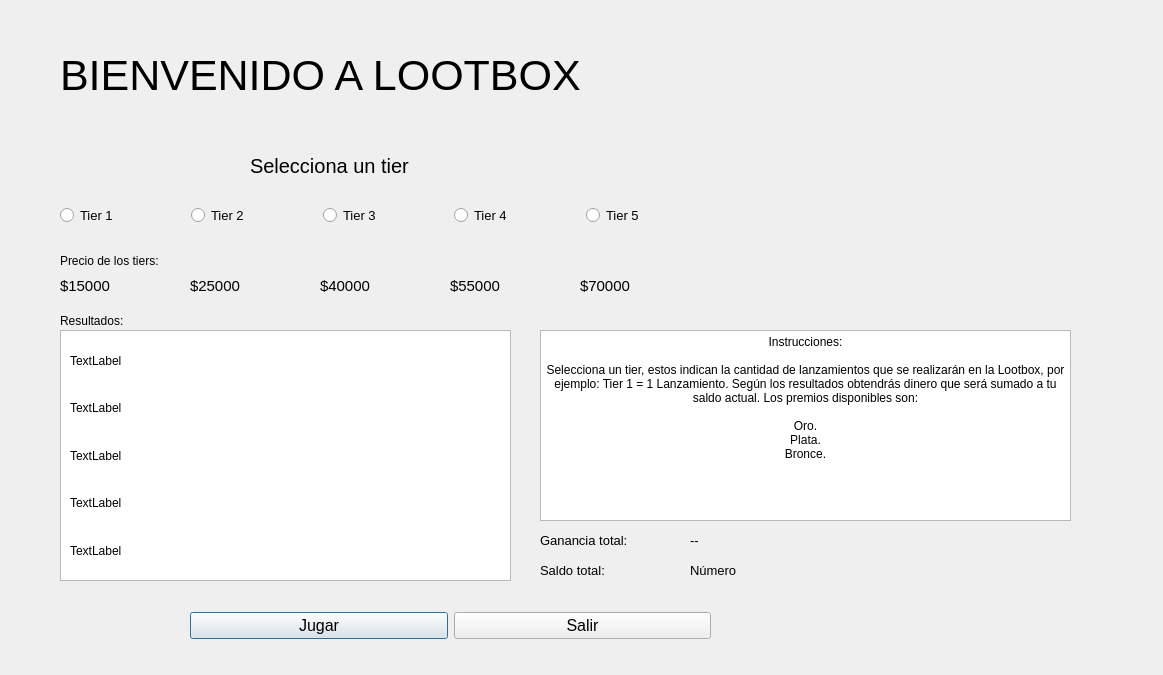
<?xml version="1.0" encoding="UTF-8"?>
<ui version="4.0">
 <class>Dialog</class>
 <widget class="QDialog" name="Dialog">
  <property name="geometry">
   <rect>
    <x>0</x>
    <y>0</y>
    <width>1163</width>
    <height>675</height>
   </rect>
  </property>
  <property name="windowTitle">
   <string>Dialog</string>
  </property>
  <property name="autoFillBackground">
   <bool>true</bool>
  </property>
  <property name="styleSheet">
   <string notr="true"/>
  </property>
  <widget class="QLabel" name="label">
   <property name="geometry">
    <rect>
     <x>60</x>
     <y>35</y>
     <width>601</width>
     <height>81</height>
    </rect>
   </property>
   <property name="font">
    <font>
     <pointsize>32</pointsize>
    </font>
   </property>
   <property name="text">
    <string>BIENVENIDO A LOOTBOX</string>
   </property>
  </widget>
  <widget class="QLabel" name="label_2">
   <property name="geometry">
    <rect>
     <x>250</x>
     <y>155</y>
     <width>201</width>
     <height>21</height>
    </rect>
   </property>
   <property name="font">
    <font>
     <pointsize>15</pointsize>
    </font>
   </property>
   <property name="text">
    <string>Selecciona un tier</string>
   </property>
  </widget>
  <widget class="QWidget" name="gridLayoutWidget">
   <property name="geometry">
    <rect>
     <x>190</x>
     <y>605</y>
     <width>521</width>
     <height>41</height>
    </rect>
   </property>
   <layout class="QHBoxLayout" name="horizontalLayout_4">
    <item>
     <widget class="QPushButton" name="btnPlay">
      <property name="font">
       <font>
        <pointsize>12</pointsize>
       </font>
      </property>
      <property name="text">
       <string>Jugar</string>
      </property>
     </widget>
    </item>
    <item>
     <widget class="QPushButton" name="btnExit">
      <property name="font">
       <font>
        <pointsize>12</pointsize>
       </font>
      </property>
      <property name="text">
       <string>Salir</string>
      </property>
     </widget>
    </item>
   </layout>
  </widget>
  <widget class="QWidget" name="layoutWidget">
   <property name="geometry">
    <rect>
     <x>60</x>
     <y>195</y>
     <width>601</width>
     <height>41</height>
    </rect>
   </property>
   <layout class="QHBoxLayout" name="horizontalLayout">
    <property name="spacing">
     <number>56</number>
    </property>
    <item>
     <widget class="QRadioButton" name="rbtnTier1">
      <property name="font">
       <font>
        <pointsize>10</pointsize>
       </font>
      </property>
      <property name="text">
       <string>Tier 1</string>
      </property>
     </widget>
    </item>
    <item>
     <widget class="QRadioButton" name="rbtnTier2">
      <property name="font">
       <font>
        <pointsize>10</pointsize>
       </font>
      </property>
      <property name="text">
       <string>Tier 2</string>
      </property>
     </widget>
    </item>
    <item>
     <widget class="QRadioButton" name="rbtnTier3">
      <property name="font">
       <font>
        <pointsize>10</pointsize>
       </font>
      </property>
      <property name="text">
       <string>Tier 3</string>
      </property>
     </widget>
    </item>
    <item>
     <widget class="QRadioButton" name="rbtnTier4">
      <property name="font">
       <font>
        <pointsize>10</pointsize>
       </font>
      </property>
      <property name="text">
       <string>Tier 4</string>
      </property>
     </widget>
    </item>
    <item>
     <widget class="QRadioButton" name="rbtnTier5">
      <property name="font">
       <font>
        <pointsize>10</pointsize>
       </font>
      </property>
      <property name="text">
       <string>Tier 5</string>
      </property>
     </widget>
    </item>
   </layout>
  </widget>
  <widget class="QLabel" name="label_3">
   <property name="geometry">
    <rect>
     <x>540</x>
     <y>520</y>
     <width>141</width>
     <height>40</height>
    </rect>
   </property>
   <property name="font">
    <font>
     <pointsize>10</pointsize>
    </font>
   </property>
   <property name="text">
    <string>Ganancia total:</string>
   </property>
  </widget>
  <widget class="QLabel" name="_txtg">
   <property name="geometry">
    <rect>
     <x>690</x>
     <y>520</y>
     <width>461</width>
     <height>40</height>
    </rect>
   </property>
   <property name="font">
    <font>
     <pointsize>10</pointsize>
    </font>
   </property>
   <property name="text">
    <string>--</string>
   </property>
  </widget>
  <widget class="QLabel" name="label_5">
   <property name="geometry">
    <rect>
     <x>540</x>
     <y>550</y>
     <width>101</width>
     <height>40</height>
    </rect>
   </property>
   <property name="font">
    <font>
     <pointsize>10</pointsize>
    </font>
   </property>
   <property name="text">
    <string>Saldo total:</string>
   </property>
  </widget>
  <widget class="QLabel" name="saldoTotal">
   <property name="geometry">
    <rect>
     <x>690</x>
     <y>550</y>
     <width>461</width>
     <height>40</height>
    </rect>
   </property>
   <property name="font">
    <font>
     <pointsize>10</pointsize>
    </font>
   </property>
   <property name="text">
    <string>Número</string>
   </property>
  </widget>
  <widget class="QLabel" name="price1">
   <property name="geometry">
    <rect>
     <x>60</x>
     <y>270</y>
     <width>101</width>
     <height>31</height>
    </rect>
   </property>
   <property name="font">
    <font>
     <pointsize>11</pointsize>
    </font>
   </property>
   <property name="text">
    <string>$15000</string>
   </property>
  </widget>
  <widget class="QLabel" name="price2">
   <property name="geometry">
    <rect>
     <x>190</x>
     <y>270</y>
     <width>101</width>
     <height>31</height>
    </rect>
   </property>
   <property name="font">
    <font>
     <pointsize>11</pointsize>
    </font>
   </property>
   <property name="text">
    <string>$25000</string>
   </property>
  </widget>
  <widget class="QLabel" name="price3">
   <property name="geometry">
    <rect>
     <x>320</x>
     <y>270</y>
     <width>101</width>
     <height>31</height>
    </rect>
   </property>
   <property name="font">
    <font>
     <pointsize>11</pointsize>
    </font>
   </property>
   <property name="text">
    <string>$40000</string>
   </property>
  </widget>
  <widget class="QLabel" name="price4">
   <property name="geometry">
    <rect>
     <x>450</x>
     <y>270</y>
     <width>101</width>
     <height>31</height>
    </rect>
   </property>
   <property name="font">
    <font>
     <pointsize>11</pointsize>
    </font>
   </property>
   <property name="text">
    <string>$55000</string>
   </property>
  </widget>
  <widget class="QLabel" name="price5">
   <property name="geometry">
    <rect>
     <x>580</x>
     <y>270</y>
     <width>101</width>
     <height>31</height>
    </rect>
   </property>
   <property name="font">
    <font>
     <pointsize>11</pointsize>
    </font>
   </property>
   <property name="text">
    <string>$70000</string>
   </property>
  </widget>
  <widget class="QListView" name="resultados">
   <property name="geometry">
    <rect>
     <x>60</x>
     <y>330</y>
     <width>451</width>
     <height>251</height>
    </rect>
   </property>
  </widget>
  <widget class="QTextEdit" name="textEdit">
   <property name="geometry">
    <rect>
     <x>540</x>
     <y>330</y>
     <width>531</width>
     <height>191</height>
    </rect>
   </property>
   <property name="font">
    <font>
     <pointsize>9</pointsize>
    </font>
   </property>
   <property name="html">
    <string>&lt;!DOCTYPE HTML PUBLIC &quot;-//W3C//DTD HTML 4.0//EN&quot; &quot;http://www.w3.org/TR/REC-html40/strict.dtd&quot;&gt;
&lt;html&gt;&lt;head&gt;&lt;meta name=&quot;qrichtext&quot; content=&quot;1&quot; /&gt;&lt;style type=&quot;text/css&quot;&gt;
p, li { white-space: pre-wrap; }
&lt;/style&gt;&lt;/head&gt;&lt;body style=&quot; font-family:'MS Shell Dlg 2'; font-size:9pt; font-weight:400; font-style:normal;&quot;&gt;
&lt;p align=&quot;center&quot; style=&quot; margin-top:0px; margin-bottom:0px; margin-left:0px; margin-right:0px; -qt-block-indent:0; text-indent:0px;&quot;&gt;Instrucciones:&lt;/p&gt;
&lt;p align=&quot;center&quot; style=&quot;-qt-paragraph-type:empty; margin-top:0px; margin-bottom:0px; margin-left:0px; margin-right:0px; -qt-block-indent:0; text-indent:0px;&quot;&gt;&lt;br /&gt;&lt;/p&gt;
&lt;p align=&quot;center&quot; style=&quot; margin-top:0px; margin-bottom:0px; margin-left:0px; margin-right:0px; -qt-block-indent:0; text-indent:0px;&quot;&gt;Selecciona un tier, estos indican la cantidad de lanzamientos que se realizarán en la Lootbox, por ejemplo: Tier 1 = 1 Lanzamiento. Según los resultados obtendrás dinero que será sumado a tu saldo actual. Los premios disponibles son:&lt;/p&gt;
&lt;p align=&quot;center&quot; style=&quot;-qt-paragraph-type:empty; margin-top:0px; margin-bottom:0px; margin-left:0px; margin-right:0px; -qt-block-indent:0; text-indent:0px;&quot;&gt;&lt;br /&gt;&lt;/p&gt;
&lt;p align=&quot;center&quot; style=&quot; margin-top:0px; margin-bottom:0px; margin-left:0px; margin-right:0px; -qt-block-indent:0; text-indent:0px;&quot;&gt;Oro.&lt;/p&gt;
&lt;p align=&quot;center&quot; style=&quot; margin-top:0px; margin-bottom:0px; margin-left:0px; margin-right:0px; -qt-block-indent:0; text-indent:0px;&quot;&gt;Plata.&lt;/p&gt;
&lt;p align=&quot;center&quot; style=&quot; margin-top:0px; margin-bottom:0px; margin-left:0px; margin-right:0px; -qt-block-indent:0; text-indent:0px;&quot;&gt;Bronce.&lt;/p&gt;&lt;/body&gt;&lt;/html&gt;</string>
   </property>
  </widget>
  <widget class="QLabel" name="label_4">
   <property name="geometry">
    <rect>
     <x>60</x>
     <y>310</y>
     <width>101</width>
     <height>21</height>
    </rect>
   </property>
   <property name="font">
    <font>
     <pointsize>9</pointsize>
    </font>
   </property>
   <property name="text">
    <string>Resultados:</string>
   </property>
  </widget>
  <widget class="QLabel" name="label_6">
   <property name="geometry">
    <rect>
     <x>60</x>
     <y>250</y>
     <width>121</width>
     <height>21</height>
    </rect>
   </property>
   <property name="font">
    <font>
     <pointsize>9</pointsize>
    </font>
   </property>
   <property name="text">
    <string>Precio de los tiers:</string>
   </property>
  </widget>
  <widget class="QLabel" name="_img">
   <property name="geometry">
    <rect>
     <x>730</x>
     <y>20</y>
     <width>331</width>
     <height>281</height>
    </rect>
   </property>
   <property name="text">
    <string/>
   </property>
   <property name="pixmap">
    <pixmap>Lootbox1.png</pixmap>
   </property>
   <property name="scaledContents">
    <bool>true</bool>
   </property>
  </widget>
  <widget class="QLabel" name="informacion">
   <property name="geometry">
    <rect>
     <x>800</x>
     <y>610</y>
     <width>271</width>
     <height>31</height>
    </rect>
   </property>
   <property name="font">
    <font>
     <pointsize>10</pointsize>
    </font>
   </property>
   <property name="text">
    <string/>
   </property>
  </widget>
  <widget class="QWidget" name="verticalLayoutWidget">
   <property name="geometry">
    <rect>
     <x>70</x>
     <y>340</y>
     <width>431</width>
     <height>231</height>
    </rect>
   </property>
   <layout class="QVBoxLayout" name="verticalLayout">
    <item>
     <widget class="QLabel" name="lblAnnounce1">
      <property name="text">
       <string>TextLabel</string>
      </property>
     </widget>
    </item>
    <item>
     <widget class="QLabel" name="lblAnnounce2">
      <property name="text">
       <string>TextLabel</string>
      </property>
     </widget>
    </item>
    <item>
     <widget class="QLabel" name="lblAnnounce3">
      <property name="text">
       <string>TextLabel</string>
      </property>
     </widget>
    </item>
    <item>
     <widget class="QLabel" name="lblAnnounce4">
      <property name="text">
       <string>TextLabel</string>
      </property>
     </widget>
    </item>
    <item>
     <widget class="QLabel" name="lblAnnounce5">
      <property name="text">
       <string>TextLabel</string>
      </property>
     </widget>
    </item>
   </layout>
  </widget>
 </widget>
 <resources/>
 <connections/>
</ui>
